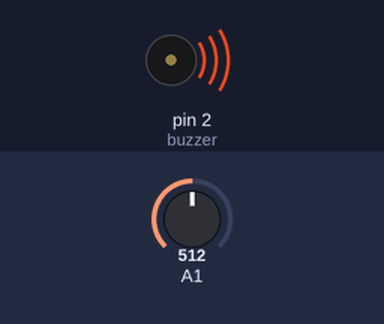
Bench run of a sketch on a simulated Arduino Uno, built with avr-gcc and run on an emulated ATmega328P. Shown: buzzer (waves = sounding, pin HIGH). The inputs (shaded band) are chosen by the test bench; at power-on: A1 = 512.

Above: at 0.3 s.
Timing chart, 0 to 1.8 s (numbered marks = the images above):
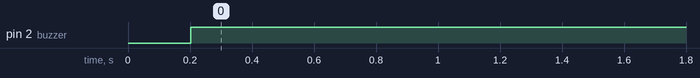

Measured:
- by itself, pin 2 (buzzer): LOW → HIGH at 0.20 s

The sketch:

AnalogicalBricks.ino
```cpp
// Wiring code generated from an ArduinoML model
// Application name: app1

long debounce = 200;

enum STATE {off,on};

STATE currentState = off;

boolean captorBounceGuard = false;
long captorLastDebounceTime = 0;

void setup(){
	pinMode(2, OUTPUT);  // buzzer [Actuator]
	pinMode(1, INPUT);  // captor [Sensor]
}

void loop(){
	switch(currentState){
		case off :
			digitalWrite(2,LOW);
			captorBounceGuard = millis() - captorLastDebounceTime > debounce;

			if(analogRead(1) > 330 && captorBounceGuard){
				captorLastDebounceTime = millis();
				currentState = on;
			}
		break;

		case on :
			digitalWrite(2,HIGH);
			captorBounceGuard = millis() - captorLastDebounceTime > debounce;

			if(analogRead(1) < 330 && captorBounceGuard){
				captorLastDebounceTime = millis();
				currentState = off;
			}
		break;
	}
}
```
